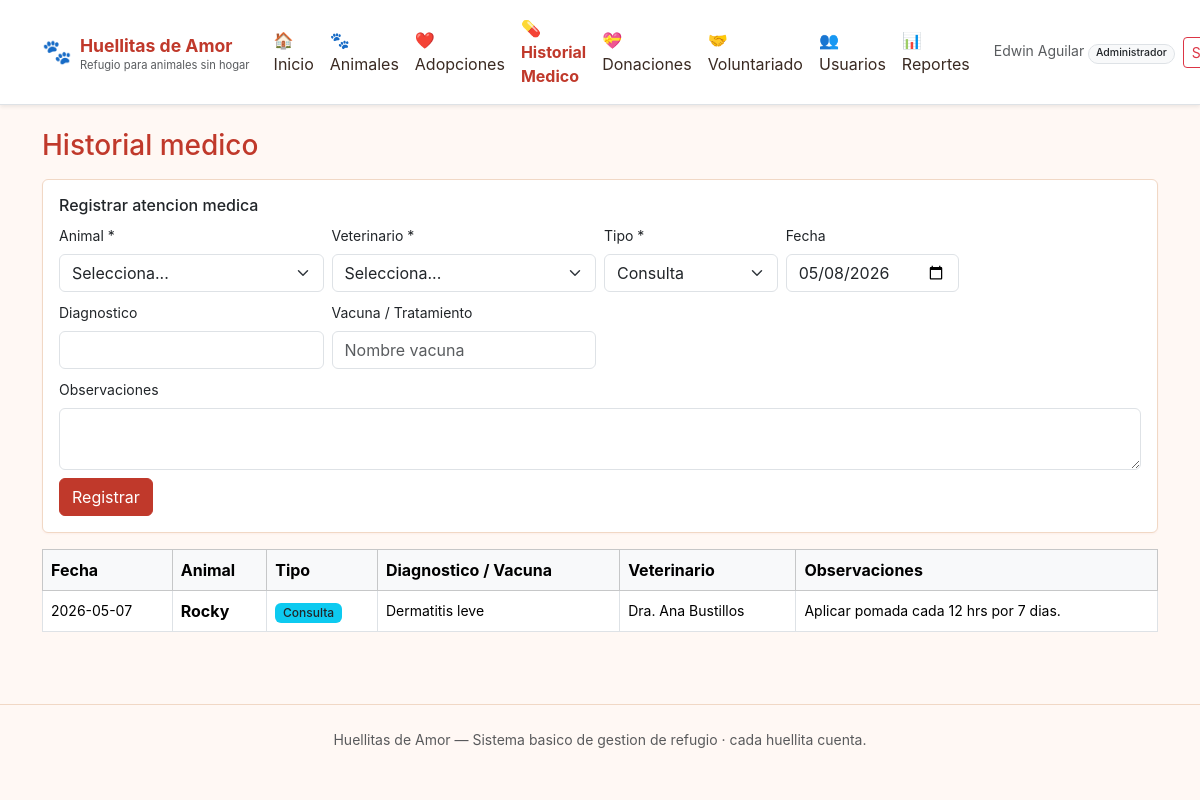
/historial_medico.php (signed in), run on the app's committed database.
### tables this page shows
CREATE TABLE `historial_medico` (
  `id` INT AUTO_INCREMENT PRIMARY KEY,
  `animal_id` INT NOT NULL,
  `veterinario_id` INT NOT NULL,
  `tipo` ENUM('consulta','vacuna','tratamiento','cirugia') NOT NULL,
  `diagnostico` VARCHAR(255) DEFAULT NULL,
  `vacuna` VARCHAR(100) DEFAULT NULL,
  `tratamiento` VARCHAR(255) DEFAULT NULL,
  `observaciones` TEXT,
  `fecha` DATE NOT NULL,
  `creado_en` DATETIME NOT NULL DEFAULT CURRENT_TIMESTAMP,
  CONSTRAINT `fk_hm_animal` FOREIGN KEY (`animal_id`)      REFERENCES `animales`(`id`) ON DELETE CASCADE,
  CONSTRAINT `fk_hm_vet`    FOREIGN KEY (`veterinario_id`) REFERENCES `usuarios`(`id`) ON DELETE CASCADE
);

CREATE TABLE `animales` (
  `id` INT AUTO_INCREMENT PRIMARY KEY,
  `nombre` VARCHAR(80) NOT NULL,
  `especie` VARCHAR(40) NOT NULL,
  `raza` VARCHAR(80) DEFAULT NULL,
  `edad` INT DEFAULT 0,
  `sexo` ENUM('macho','hembra') DEFAULT NULL,
  `descripcion` TEXT,
  `estado` ENUM('disponible','adoptado','en_tratamiento','no_disponible') NOT NULL DEFAULT 'disponible',
  `fecha_ingreso` DATE DEFAULT NULL,
  `foto` VARCHAR(255) DEFAULT NULL,
  `creado_en` DATETIME NOT NULL DEFAULT CURRENT_TIMESTAMP
);

CREATE TABLE `usuarios` (
  `id` INT AUTO_INCREMENT PRIMARY KEY,
  `nombre` VARCHAR(100) NOT NULL,
  `email` VARCHAR(150) UNIQUE NOT NULL,
  `password` VARCHAR(255) NOT NULL,
  `rol` ENUM('admin','veterinario','adoptante','donante','voluntario') NOT NULL,
  `telefono` VARCHAR(20) DEFAULT NULL,
  `direccion` VARCHAR(200) DEFAULT NULL,
  `activo` TINYINT(1) NOT NULL DEFAULT 1,
  `creado_en` DATETIME NOT NULL DEFAULT CURRENT_TIMESTAMP
);

### includes/auth.php (called while the page is built, shortened)
<?php
function current_user(): ?array {
    return $_SESSION['user'] ?? null;
}
function e(?string $s): string {
    return htmlspecialchars((string)$s, ENT_QUOTES, 'UTF-8');
}

### includes/db.php (called while the page is built)
<?php
require_once __DIR__ . '/config.php';
function db(): PDO {
    static $pdo = null;
    if ($pdo === null) {
        global $DB_HOST, $DB_PORT, $DB_NAME, $DB_USER, $DB_PASS;
        $dsn = "mysql:host={$DB_HOST};port={$DB_PORT};dbname={$DB_NAME};charset=utf8mb4";
        try {
            $pdo = new PDO($dsn, $DB_USER, $DB_PASS, [
                PDO::ATTR_ERRMODE => PDO::ERRMODE_EXCEPTION,
                PDO::ATTR_DEFAULT_FETCH_MODE => PDO::FETCH_ASSOC,
                PDO::ATTR_EMULATE_PREPARES => false,
            ]);
        } catch (PDOException $e) {
            http_response_code(500);
            die(
                "No se pudo conectar a la base de datos: "
                . htmlspecialchars($e->getMessage())
                . "<br><br>Sugerencia: importa el archivo <code>db.sql</code> desde phpMyAdmin"
                . " (crea la base <code>refujio_de_animales</code>) y verifica las credenciales en"
                . " <code>includes/config.php</code>."
            );
        }
    }
    return $pdo;
}

### historial_medico.php (the view, shortened to what this page needs)
<?php
require_once __DIR__ . '/includes/auth.php';
require_once __DIR__ . '/includes/db.php';
$rows = db()->query("SELECT hm.*, an.nombre AS animal_nombre, u.nombre AS vet_nombre
    FROM historial_medico hm
    JOIN animales an ON an.id = hm.animal_id
    LEFT JOIN usuarios u ON u.id = hm.veterinario_id
    ORDER BY hm.fecha DESC, hm.id DESC")->fetchAll();
include __DIR__ . '/includes/header.php';
?>
<h3 class="text-primary mb-3">Historial medico</h3>
<div class="card p-3 mb-3">
  <h6>Registrar atencion medica</h6>
  <form method="post" class="row g-2">
    <div class="col-md-3">
      <label class="form-label small">Animal *</label>
      <select class="form-select" name="animal_id" required>
        <option value="">Selecciona...</option>
      </select>
    </div>
    <?php if ($u['rol'] === 'admin'): ?>
    <div class="col-md-3">
      <label class="form-label small">Veterinario *</label>
      <select class="form-select" name="veterinario_id" required>
        <option value="">Selecciona...</option>
      </select>
    </div>
    <?php endif; ?>
    <div class="col-md-2">
      <label class="form-label small">Tipo *</label>
      <select class="form-select" name="tipo" required>
        <option value="consulta">Consulta</option>
      </select>
    </div>
    <div class="col-md-2">
      <label class="form-label small">Fecha</label>
      <input class="form-control" type="date" name="fecha" value="<?= e(date('Y-m-d')) ?>">
    </div>
    <div class="col-md-3">
      <label class="form-label small">Diagnostico</label>
      <input class="form-control" name="diagnostico">
    </div>
    <div class="col-md-3">
      <label class="form-label small">Vacuna / Tratamiento</label>
      <input class="form-control" name="vacuna" placeholder="Nombre vacuna">
    </div>
    <div class="col-12">
      <label class="form-label small">Observaciones</label>
      <textarea class="form-control" name="observaciones" rows="2"></textarea>
    </div>
    <div class="col-12">
      <button class="btn btn-primary">Registrar</button>
    </div>
  </form>
</div>
<div class="table-responsive">
<table class="table table-bordered align-middle bg-white">
  <thead class="table-light">
    <tr><th>Fecha</th><th>Animal</th><th>Tipo</th><th>Diagnostico / Vacuna</th><th>Veterinario</th><th>Observaciones</th></tr>
  </thead>
  <tbody>
  <?php foreach ($rows as $h): ?>
    <tr>
      <td class="small"><?= e($h['fecha']) ?></td>
      <td><strong><?= e($h['animal_nombre']) ?></strong></td>
      <td><span class="badge bg-info text-dark"><?= e(ucfirst($h['tipo'])) ?></span></td>
      <td class="small"><?= e($h['diagnostico'] ?: ($h['vacuna'] ?: $h['tratamiento'])) ?></td>
      <td class="small"><?= e($h['vet_nombre'] ?? '-') ?></td>
      <td class="small"><?= e($h['observaciones']) ?></td>
    </tr>
  <?php endforeach; ?>
  </tbody>
</table>
</div>
<?php include __DIR__ . '/includes/footer.php'; ?>

### assets/style.css (style rules this page uses)
:root { --primary: #c0392b; --primary-dark: #a32d20; --primary-light: #fdecea; --warm-bg: #fff8f4; --warm-border: #f1d8c5; --text: #3a2a22; --muted: #8b6c5e; }
body { background: var(--warm-bg); color: var(--text); font-family: -apple-system, BlinkMacSystemFont, "Segoe UI", Roboto, "Helvetica Neue", sans-serif; }
.card { border: 1px solid var(--warm-border); box-shadow: 0 1px 2px rgba(192,57,43,.05); transition: transform .15s ease, box-shadow .15s ease; }
.btn-primary { background: var(--primary); border-color: var(--primary); }
.text-primary { color: var(--primary) !important; }
table th { white-space: nowrap; }
.badge { font-weight: 500; }

### data on the page
historial_medico: fecha "2026-05-07", animal.nombre "Rocky", tipo "Consulta", diagnostico "Dermatitis leve", veterinario.nombre "Dra. Ana Bustillos", observaciones "Aplicar pomada cada 12 hrs por 7 dias."

### other printed values
$APP_NAME "Huellitas de Amor"
$APP_LEMA "Refugio para animales sin hogar"
$lk[0] "🏠"
$lk[1] "Inicio"
$lk[0] "🐾"
$lk[1] "Animales"
$lk[0] "❤️"
$lk[1] "Adopciones"
$lk[0] "💊"
$lk[1] "Historial Medico"
$lk[0] "💝"
$lk[1] "Donaciones"
$lk[0] "🤝"
$lk[1] "Voluntariado"
$lk[0] "👥"
